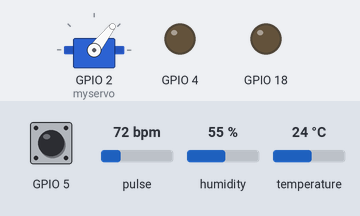
Recording of a sketch running on a simulated ESP32. Shown: servo, output pins drawn as LEDs (lit = HIGH). Dashed ring = blinking. Inputs (shaded band) come from the test bench; at power-on: GPIO 5 LOW, pulse 72 bpm, humidity 55 %, temperature 24 °C. WiFi joins after 1.5 s; servers stay silent unless stated; uploads are accepted with an empty reply; the local clock reads 2024-03-15 10:24:30 at power-on unless the sketch sets it; what the sketch prints to the serial monitor is not drawn.

Above: at 3.2 s.
3.3 s: GPIO 5 driven HIGH
At 4.3 s:
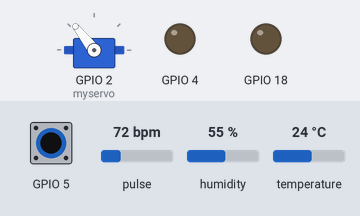
25.7 s: GPIO 5 pulsed LOW 2 times (0.12 s each, 0.3 s apart)
At 26.7 s:
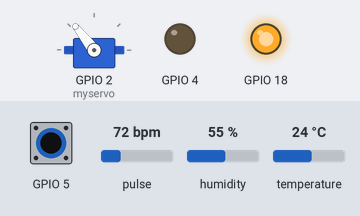
27.8 s: GPIO 5 pulsed LOW 5 times (0.12 s each, 0.3 s apart)
At 36.92 s:
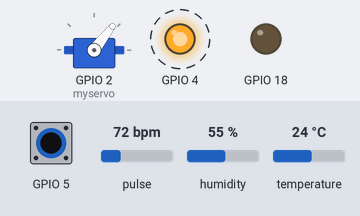
Timing chart, 0 to 38.1 s (numbered marks = the images above; inputs shaded):
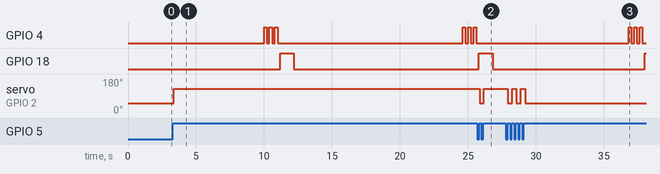

The sketch:

Health_Band.ino
```cpp
#include <WiFi.h>
#include <DHT.h>
#include <HTTPClient.h>
#include <Wire.h>
#include "MAX30105.h"
#include "heartRate.h"
#include "spo2_algorithm.h"
#include "HTMLDocument.h"
#include "EmailSender.h"
#include "GoogleSheetsSender.h"
#include "RangeChecker.h"
#include <ESP32Servo.h>

Servo myservo;
RangeChecker checker(1);

TaskHandle_t Task1;

MAX30105 particleSensor;

const byte RATE_SIZE = 4;
byte rates[RATE_SIZE];
byte rateSpot = 0;
long lastBeat = 0;

float tempReading;
float humdReading;

float beatsPerMinute;
int beatAvg;
int oxygenLvl;

#define DHTPin 15
#define DHTType DHT11
// WiFi SSID and Password for ESP32 to be able to connect to a network
const char* ssid = "";
const char* password = "";

String recipientEmail = ""; // Put the email of the user who is receiving data into his Google Spreadsheet

// Third parameter is for an email made for the ESP32 so it can send an email to the recipient
EmailSender emailSender("smtp.gmail.com", 465, "", "kmuy kack ngce zhmn", recipientEmail);

unsigned long sendToSheetDelay = 0;
unsigned long sendEmailDelay = 0;
bool sendEmail = false;

WiFiServer server(80);
DHT dht(DHTPin, DHTType);

void checkConnection() {
  delay(500);
  Serial.print("Connecting");
  while(WiFi.status() != WL_CONNECTED) {
    Serial.print(".");
    delay(200);
  }
  delay(500);
  Serial.println("Connected to WiFi");
  Serial.print("ESP32 IP Address: ");
  Serial.print(WiFi.localIP());
  server.begin();
}

String getPreferredEmail(String httpRequestLine) {
  bool stopFetching = false;
  String email = "";
  for(int i = 0; i < httpRequestLine.length(); i++) {
    if(httpRequestLine[i] == '/' and stopFetching == false) {
      stopFetching = true;
      continue;
    }

    if(stopFetching == true) {
      if(httpRequestLine[i] == ' ')
        break;
      email += httpRequestLine[i];
    }
  }

  if(email == "favicon.ico")
    email = "";
  return email;
}

void clientConnection() {
  WiFiClient client = server.available();

  if(client) {
    String currentHTTPRequestLine = "";
    bool firstRequestLine = true;
    while(client.connected()) {
      if(client.available()) {
        char requestChar = client.read();
        Serial.write(requestChar);

        if(requestChar == '\n') {

          if(currentHTTPRequestLine.length() == 0) {
            // Send HTTP Response using Class Interface

            HTMLDocument documentResponse(client);
            documentResponse.HTMLDocumentResponse(tempReading, humdReading, beatAvg, oxygenLvl);
            break;
          }
          else {
            if(firstRequestLine)
              recipientEmail = getPreferredEmail(currentHTTPRequestLine);
            firstRequestLine = false;
            Serial.println(recipientEmail);
            if(recipientEmail != "")
              emailSender.SetRecipientEmail(recipientEmail);
            Serial.println("This is recipientEmail" + recipientEmail);
            currentHTTPRequestLine = "";
          }
        }
        else if(requestChar != '\r') {
          currentHTTPRequestLine += requestChar;
        }
      }
    }
    client.stop();
    Serial.println("Client Disconnected");
  }
}

void SendDataToSheet() {
  delay(1500);
  GoogleSheetsSender googleSheetsSender(7200, 0, "pool.ntp.org");
  googleSheetsSender.SendToGoogleSheet(tempReading, humdReading, beatAvg, oxygenLvl);
}

void lightLed(void * parameter) {
  while(true) {
    digitalWrite(4, HIGH);
    delay(100);
    digitalWrite(4, LOW);
    delay(100);
  }
}

void heartRate() {
  long irValue = particleSensor.getIR();

  if (checkForBeat(irValue) == true)
  {
    //We sensed a beat!
    long delta = millis() - lastBeat;
    lastBeat = millis();

    beatsPerMinute = 60 / (delta / 1000.0);

    if (beatsPerMinute < 255 && beatsPerMinute > 20)
    {
      rates[rateSpot++] = (byte)beatsPerMinute;
      rateSpot %= RATE_SIZE;

      beatAvg = 0;
      for (byte x = 0 ; x < RATE_SIZE ; x++)
        beatAvg += rates[x];
      beatAvg /= RATE_SIZE;
    }
  }
}

void oxygenLevel() {
  byte ledBrightness = 60;
  byte sampleAverage = 4;
  byte ledMode = 2;
  byte sampleRate = 100;
  int pulseWidth = 411;
  int adcRange = 4096;

  oxygenLvl = particleSensor.getSPO2(ledBrightness, sampleAverage, ledMode, sampleRate, pulseWidth, adcRange, millis());
}

void updateReadings() {
  tempReading = dht.readTemperature();
  humdReading = dht.readHumidity();
  heartRate();
  oxygenLevel();
}

void emailIndicators() {
  digitalWrite(4, HIGH);
  delay(200);
  digitalWrite(4, LOW);
  delay(200);
  digitalWrite(4, HIGH);
  delay(200);
  digitalWrite(4, LOW);
  delay(200);
  digitalWrite(4, HIGH);
  delay(200);
  digitalWrite(4, LOW);
  delay(200);
  digitalWrite(18, HIGH);
}

void controlServo(void * parameter) {
  int buttonNew;
  int buttonOld = 1;
  int servoAngle = 52;
  while(true) {
    buttonNew = digitalRead(5);
    if(buttonOld == 0 && buttonNew == 1) {
      if(servoAngle != 128) {
        myservo.write(128);
        servoAngle = 128;
      }
      else {
        myservo.write(52);
        servoAngle = 52;
      }
    }
    buttonOld = buttonNew;
    delay(100);
  }
}

void setup() {
  Serial.begin(115200);
  WiFi.begin(ssid, password);
  pinMode(18, OUTPUT);
  pinMode(4, OUTPUT);
  pinMode(5, INPUT);
  dht.begin();
  checkConnection();
  myservo.setPeriodHertz(50);    // standard 50 hz servo
  myservo.attach(2, 500, 2400); // attaches the servo on pin 18 to the servo object
  myservo.write(52);
  particleSensor.begin(Wire, I2C_SPEED_FAST);
  particleSensor.setup(); //Configure sensor with default settings
  particleSensor.setPulseAmplitudeRed(0x0A); //Turn Red LED to low to indicate sensor is running
  particleSensor.setPulseAmplitudeGreen(0); //Turn off Green LED
  xTaskCreatePinnedToCore(controlServo, "controlservo", 3000, NULL, 1, &Task1, 0);
}

void loop() {
  clientConnection();
  if(millis() - sendToSheetDelay >= 5000) {
    SendDataToSheet();
    sendToSheetDelay = millis();
  }

  if(checker.checker(beatAvg, "heartrate") == "above" && checker.checker(oxygenLvl, "oxygenlevel") != "below") {
    sendEmail = true;
    if(millis() - sendEmailDelay >= 10000 && sendEmail == true) {
      emailIndicators();
      emailSender.SendEmail("Heart rate is high:" + String(beatAvg) + "bpm");
      sendEmail = false;
      sendEmailDelay = millis();
      digitalWrite(18, LOW);
    }
  }
  else if(checker.checker(beatAvg, "heartrate") != "above" && checker.checker(oxygenLvl, "oxygenlevel") == "below") {
    sendEmail = true;
    if(millis() - sendEmailDelay >= 10000 && sendEmail == true) {
      emailIndicators();
      emailSender.SendEmail("Oxygen level reduced: " + String(oxygenLvl) + "%");
      sendEmail = false;
      sendEmailDelay = millis();
      digitalWrite(18, LOW);
    }
  }
  else if(checker.checker(beatAvg, "heartrate") == "above" && checker.checker(oxygenLvl, "oxygenlevel") == "below") {
    sendEmail = true;
    if(millis() - sendEmailDelay >= 10000 && sendEmail == true) {
      emailIndicators();
      emailSender.SendEmail("Heart rate is high:" + String(beatAvg) + "bpm" + " and Oxygen level reduced: " + String(oxygenLvl) + "%");
      sendEmail = false;
      sendEmailDelay = millis();
      digitalWrite(18, LOW);
    }
  }
  updateReadings();
}
```

EmailSender.cpp
```cpp
#include "Arduino.h"
#include "EmailSender.h"

EmailSender::EmailSender(String smtp_host, int smtp_port, String smtp_sender_email, String smtp_sender_password, String recipient_email) {
  SMTP_HOST = smtp_host;
  SMTP_PORT = 465;
  SMTP_SENDER_EMAIL = smtp_sender_email;
  SMTP_SENDER_PASSWORD = smtp_sender_password;
  RECIPIENT_EMAIL = recipient_email;
}

void EmailSender::SetRecipientEmail(String recipient_email) {
  RECIPIENT_EMAIL = recipient_email;
}

void EmailSender::SendEmail(String msgToBeSent) {
  MailClient.networkReconnect(true);
  smtp.debug(0);
//  smtp.keepAlive(60, 2, 1);
//  smtp.callback(smtpCallback);

  config.server.host_name = SMTP_HOST;
  config.server.port = SMTP_PORT;
  config.login.email = SMTP_SENDER_EMAIL;
  config.login.password = SMTP_SENDER_PASSWORD;
  config.login.user_domain = "";

  message.sender.name = "ESP32";
  message.sender.email = SMTP_SENDER_EMAIL;
  message.subject = "ESP32 sending test";
  message.addRecipient("Gedo", RECIPIENT_EMAIL);

  String msg = msgToBeSent;
  message.text.content = msg.c_str();
  message.text.charSet = "us-ascii";
  message.text.transfer_encoding = Content_Transfer_Encoding::enc_7bit;

  message.priority = esp_mail_smtp_priority::esp_mail_smtp_priority_low;
  message.response.notify = esp_mail_smtp_notify_success | esp_mail_smtp_notify_failure | esp_mail_smtp_notify_delay;

  if (!smtp.connect(&config)){
    ESP_MAIL_PRINTF("Connection error, Status Code: %d, Error Code: %d, Reason: %s", smtp.statusCode(), smtp.errorCode(), smtp.errorReason().c_str());
    return;
  }

  if (!smtp.isLoggedIn()){
    Serial.println("\nNot yet logged in.");
  }
  else{
    if (smtp.isAuthenticated())
      Serial.println("\nSuccessfully logged in.");
    else
      Serial.println("\nConnected with no Auth.");
  }

  if (!MailClient.sendMail(&smtp, &message))
    ESP_MAIL_PRINTF("Error, Status Code: %d, Error Code: %d, Reason: %s", smtp.statusCode(), smtp.errorCode(), smtp.errorReason().c_str());
}


//void EmailSender::smtpCallback(SMTP_Status status){
//  /* Print the current status */
//  Serial.println(status.info());
//
//  /* Print the sending result */
//  if (status.success()){
//    // ESP_MAIL_PRINTF used in the examples is for format printing via debug Serial port
//    // that works for all supported Arduino platform SDKs e.g. AVR, SAMD, ESP32 and ESP8266.
//    // In ESP8266 and ESP32, you can use Serial.printf directly.
//
//    Serial.println("----------------");
//    ESP_MAIL_PRINTF("Message sent success: %d\n", status.completedCount());
//    ESP_MAIL_PRINTF("Message sent failed: %d\n", status.failedCount());
//    Serial.println("----------------\n");
//
//    for (size_t i = 0; i < smtp.sendingResult.size(); i++)
//    {
//      /* Get the result item */
//      SMTP_Result result = smtp.sendingResult.getItem(i);
//
//      // In case, ESP32, ESP8266 and SAMD device, the timestamp get from result.timestamp should be valid if
//      // your device time was synched with NTP server.
//      // Other devices may show invalid timestamp as the device time was not set i.e. it will show Jan 1, 1970.
//      // You can call smtp.setSystemTime(xxx) to set device time manually. Where xxx is timestamp (seconds since Jan 1, 1970)
//
//      ESP_MAIL_PRINTF("Message No: %d\n", i + 1);
//      ESP_MAIL_PRINTF("Status: %s\n", result.completed ? "success" : "failed");
//      ESP_MAIL_PRINTF("Date/Time: %s\n", MailClient.Time.getDateTimeString(result.timestamp, "%B %d, %Y %H:%M:%S").c_str());
//      ESP_MAIL_PRINTF("Recipient: %s\n", result.recipients.c_str());
//      ESP_MAIL_PRINTF("Subject: %s\n", result.subject.c_str());
//    }
//    Serial.println("----------------\n");
//
//    // You need to clear sending result as the memory usage will grow up.
//    smtp.sendingResult.clear();
//  }
//}
```

EmailSender.h
```cpp
#ifndef EmailSender_h
#define EmailSender_h

#include "Arduino.h"
#include <ESP_Mail_Client.h>

class EmailSender {
  public:
    EmailSender(String smtp_host, int smtp_port, String smtp_sender_email, String smtp_sender_password, String recipient_email);
    void SetRecipientEmail(String recipient_email);
    void SendEmail(String msgToBeSent);
  private:
//    void smtpCallback(SMTP_Status status);
    String SMTP_HOST;
    int SMTP_PORT;
    String SMTP_SENDER_EMAIL;
    String SMTP_SENDER_PASSWORD;
    String RECIPIENT_EMAIL;
    SMTPSession smtp;
    Session_Config config;
    SMTP_Message message;
};

#endif
```

GoogleSheetsSender.cpp
```cpp
#include "Arduino.h"
#include "GoogleSheetsSender.h"

GoogleSheetsSender::GoogleSheetsSender(long gmtOffset, int daylightOffset, char* ntpserver) {
  gmtOffset_sec = gmtOffset;
  daylightOffset_sec = daylightOffset;
  ntpServer = ntpserver;
  GOOGLE_SCRIPT_ID = ""; // Google Script ID that handles data received from ESP32 and inserts them into the recipient's Google sheet
  configTime(gmtOffset_sec, daylightOffset_sec, ntpServer);
}

void GoogleSheetsSender::SendToGoogleSheet(float temp, float humd, int heartRate, float oxygenLevel) {
//  delay(3000);
  String tempString = String(temp);
  String humdString = String(humd);
  String heartRateString = String(heartRate);
  String oxygenLevelString = String(oxygenLevel);
  struct tm timeinfo;
  if (!getLocalTime(&timeinfo)) {
    Serial.println("Failed to obtain time");
    return;
  }
  char timeStringBuff[50]; //50 chars should be enough
  strftime(timeStringBuff, sizeof(timeStringBuff), "%A, %B %d %Y %H:%M:%S", &timeinfo);
  String asString(timeStringBuff);
  asString.replace(" ", "-");
  String urlFinal = "https://script.google.com/macros/s/"+GOOGLE_SCRIPT_ID+"/exec?"+"date=" + asString + "&temperature=" + tempString + "&humditiy=" + humdString + "&heartrate=" + heartRateString + "&oxygenlevel=" + oxygenLevelString;
  HTTPClient http;
  http.begin(urlFinal.c_str());
  http.setFollowRedirects(HTTPC_STRICT_FOLLOW_REDIRECTS);
  int httpCode = http.GET();
  http.end();
  delay(1500);
}
```

GoogleSheetsSender.h
```cpp
#ifndef GoogleSheetsSender_h
#define GoogleSheetsSender_h

#include "Arduino.h"
#include <HTTPClient.h>
#include "time.h"

class GoogleSheetsSender {
  public:
    GoogleSheetsSender(long gmtOffset, int daylightOffset, char* ntpserver);
    void SendToGoogleSheet(float temp, float humd, int heartRate, float oxygenLevel);
  private:
    char* ntpServer;
    long gmtOffset_sec;
    int daylightOffset_sec;
    String GOOGLE_SCRIPT_ID;
};

#endif
```

HTMLDocument.h
```cpp
#ifndef HTMLDocument_h
#define HTMLDocument_h

#include "Arduino.h"
#include "RangeChecker.h"
#include <WiFi.h>

class HTMLDocument {
  public:
    HTMLDocument(WiFiClient client);
    void HTMLDocumentResponse(float temperatureReading, float humidityReading, int heartRateReading, float oxygenlevelReading);
  private:
    void HTTPResponseHeaders();
    String HTMLStyle();
    String setSpanDesign(String postFix, float value, String toBeChecked);
    WiFiClient _client;
};

#endif
```

RangeChecker.cpp
```cpp
#include "Arduino.h"
#include "RangeChecker.h"

RangeChecker::RangeChecker(int id) {
  ID = id;
}

String RangeChecker::checker(float value, String toBeChecked) {
  toBeChecked.toLowerCase();

  if(toBeChecked == "temperature")
    return checkTemperature(value);
  else if(toBeChecked == "humidity")
    return checkHumidity(value);
  else if(toBeChecked == "heartrate")
    return checkHeartRate(value);

  return checkOxygenLevel(value);
}

String RangeChecker::checkTemperature(float value) {
  if(value >= 20 && value <= 30)
    return "normal";
  else if(value > 30)
    return "above";

  return "below";
}

String RangeChecker::checkHumidity(float value) {
  if(value >= 55 && value <= 68)
    return "normal";
  else if(value > 68)
    return "above";

  return "below";
}

String RangeChecker::checkHeartRate(float value) {
  if(value >= 50 && value <= 100)
    return "normal";
  else if(value > 100)
    return "above";

  return "below";
}

String RangeChecker::checkOxygenLevel(float value) {
  if(value >= 96 && value <= 99)
    return "normal";
  else if(value > 99)
    return "above";

  return "below";
}
```

RangeChecker.h
```cpp
#ifndef RangeChecker_h
#define RangeChecker_h

#include "Arduino.h"

class RangeChecker {
  public:
    RangeChecker(int id);
    String checker(float value, String toBeChecked);
  private:
    int ID;
    String checkTemperature(float value);
    String checkHumidity(float value);
    String checkHeartRate(float value);
    String checkOxygenLevel(float value);
};

#endif
```

Source omitted: HTMLDocument.cpp (5092 bytes)

Measured:
- after the input at 3.3 s, servo on GPIO 2 (myservo): 52° → 128° after 0.08 s
- after the input at 25.7 s, servo on GPIO 2 (myservo): 128° → 52° after 0.17 s, → 128° 0.30 s later
- after the input at 27.8 s, servo on GPIO 2 (myservo): alternates 128° for 0.32 s and 52° for 0.32 s, 5 changes in all, then stays 52°, starting after 0.13 s
